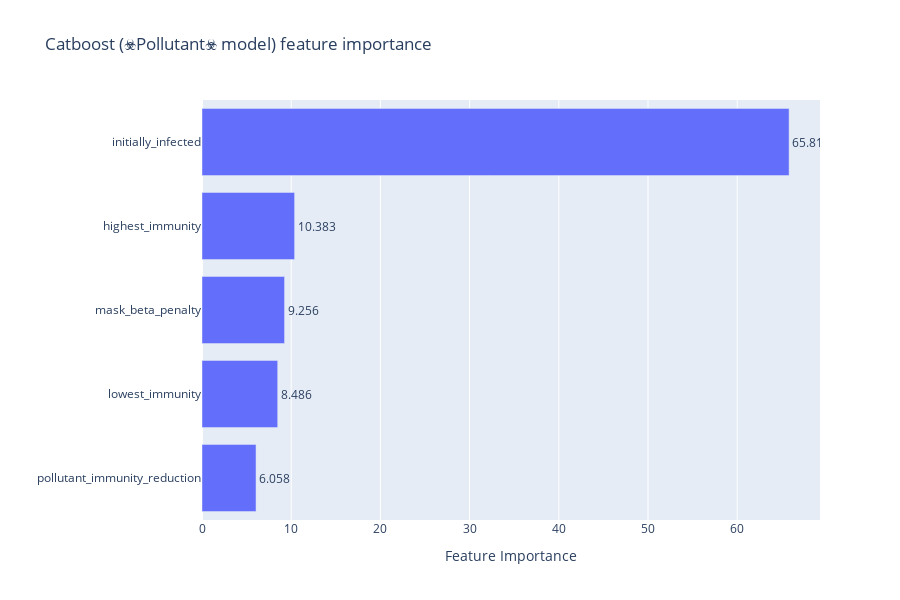

The code cell stored with this chart in its notebook:
### Markdown cell above
## Интерпретация
Модель `pollutant_model` имеет очень высокий RMSE ($\pm2378.38$ инфицированных к 90-му дню симуляций на 10000 агентов), что говорит о низкой предсказательной силе выбранной для обучения совокупности факторов (`initially_infected`, `lowest_immunity`, `highest_immunity`, `mask_beta_penalty`, `pollutant_immunity_reduction`).

Стоит отметить, что фактор, влияние которого мы рассматриваем, в целом, в модели на последнем месте по значимости.

### Code cell
plot_feature_importance(importance=pollutant_model.get_feature_importance(),
                        names=pollutant_model.feature_names_,
                        model_type="Catboost (☣️Pollutant☣️ model)")

### Figure 1 — Plotly figure (JSON) as saved in the notebook; plotly's stock layout.template omitted (floating-point values rounded to 4 significant figures)
{"data": [{"orientation": "h", "text": [6.058, 8.486, 9.256, 10.38, 65.82], "textposition": "outside", "type": "bar", "x": [6.058, 8.486, 9.256, 10.38, 65.82], "y": ["pollutant_immunity_reduction", "lowest_immunity", "mask_beta_penalty", "highest_immunity", "initially_infected"]}], "layout": {"height": 600, "showlegend": false, "title": {"text": "Catboost (☣️Pollutant☣️ model) feature importance"}, "xaxis": {"title": {"text": "Feature Importance"}}, "yaxis": {"title": {"text": ""}}}}
